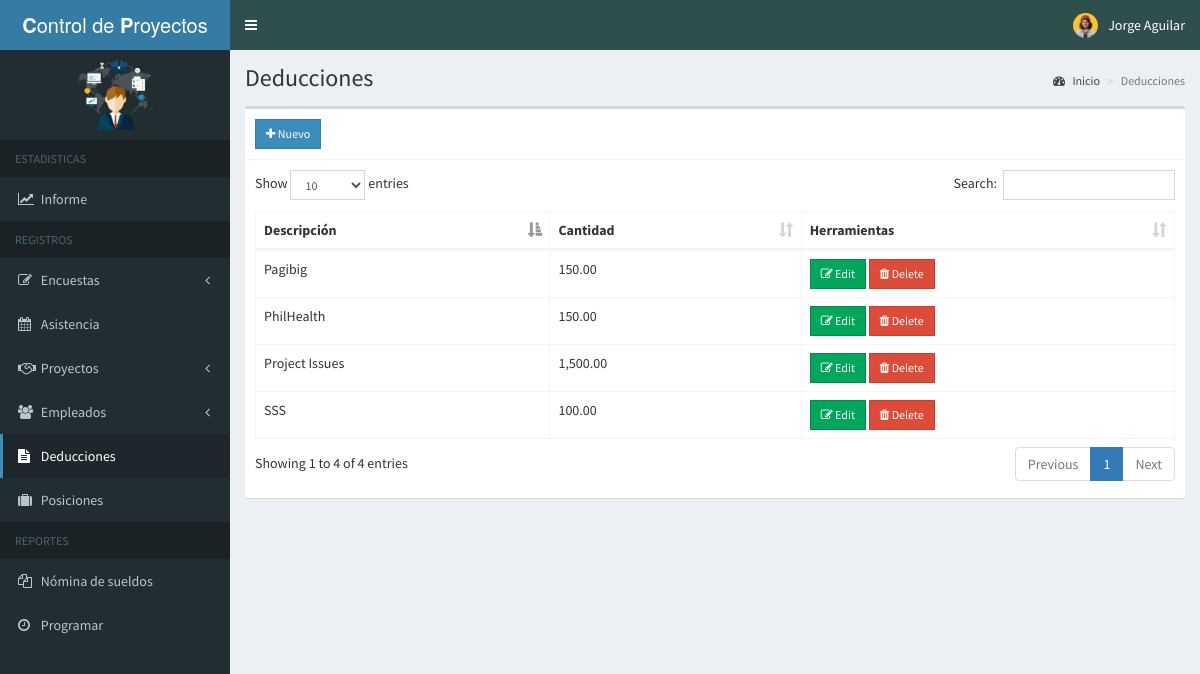
Page /sistema/admin/deduction.php (signed in) on the committed database.
### tables this page shows
CREATE TABLE IF NOT EXISTS `deductions` (
  `id` int(11) NOT NULL AUTO_INCREMENT,
  `description` varchar(100) NOT NULL,
  `amount` double NOT NULL,
  PRIMARY KEY (`id`)
);

### sistema/admin/includes/session.php (called while the page is built, shortened)
<?php
	include 'includes/conn.php';
	$sql = "SELECT * FROM admin WHERE id = '".$_SESSION['admin']."'";
	$query = $conn->query($sql);
	$user = $query->fetch_assoc();
?>

### sistema/admin/deduction.php (the view, shortened to what this page needs)
<?php include 'includes/session.php'; ?>
<?php include 'includes/header.php'; ?>
<body class="hold-transition skin-blue sidebar-mini">
<div class="wrapper">
  <?php include 'includes/navbar.php'; ?>
  <?php include 'includes/menubar.php'; ?>
  <div class="content-wrapper">
    <section class="content-header">
      <h1>
        Deducciones
      </h1>
      <ol class="breadcrumb">
        <li><a href="#"><i class="fa fa-dashboard"></i> Inicio</a></li>
        <li class="active">Deducciones</li>
      </ol>
    </section>
    <section class="content">
      <div class="row">
        <div class="col-xs-12">
          <div class="box">
            <div class="box-header with-border">
              <a href="#addnew" data-toggle="modal" class="btn btn-primary btn-sm btn-flat"><i class="fa fa-plus"></i> Nuevo</a>
            </div>
            <div class="box-body">
              <table id="example1" class="table table-bordered">
                <thead>
                  <th>Descripción</th>
                  <th>Cantidad</th>
                  <th>Herramientas</th>
                </thead>
                <tbody>
                  <?php
                    $sql = "SELECT * FROM deductions";
                    $query = $conn->query($sql);
                    while($row = $query->fetch_assoc()){
                      echo "
                        <tr>
                          <td>".$row['description']."</td>
                          <td>".number_format($row['amount'], 2)."</td>
                          <td>
                            <button class='btn btn-success btn-sm edit btn-flat' data-id='".$row['id']."'><i class='fa fa-edit'></i> Edit</button>
                            <button class='btn btn-danger btn-sm delete btn-flat' data-id='".$row['id']."'><i class='fa fa-trash'></i> Delete</button>
                          </td>
                        </tr>
                      ";
                    }
                  ?>
                </tbody>
              </table>
            </div>
          </div>
        </div>
      </div>
    </section>
  </div>
</div>
</body>
</html>

### sistema/admin/includes/navbar.php (shortened to what this page needs)
<header class="main-header">
    <a href="home.php" class="logo">
      <span class="logo-lg"><b>C</b>ontrol de <b>P</b>royectos</span>
    </a>
    <nav class="navbar navbar-static-top">
      <a href="#" class="sidebar-toggle" data-toggle="push-menu" role="button">
      </a>
      <div class="navbar-custom-menu">
        <ul class="nav navbar-nav">
          <li class="dropdown user user-menu">
            <a href="#" class="dropdown-toggle" data-toggle="dropdown">
              <img src="<?php echo (!empty($user['photo'])) ? '../images/'.$user['photo'] : '../images/profile.jpg'; ?>" class="user-image" alt="User Image">
              <span class="hidden-xs"><?php echo $user['firstname'].' '.$user['lastname']; ?></span>
            </a>
          </li>
        </ul>
      </div>
    </nav>
  </header>

### rows in the picture
deductions: description "SSS", amount "100.00"
deductions: description "Pagibig", amount "150.00"
deductions: description "PhilHealth", amount "150.00"
deductions: description "Project Issues", amount "1,500.00"

### other values in the picture
$user['firstname'] "Jorge"
$user['lastname'] "Aguilar"
